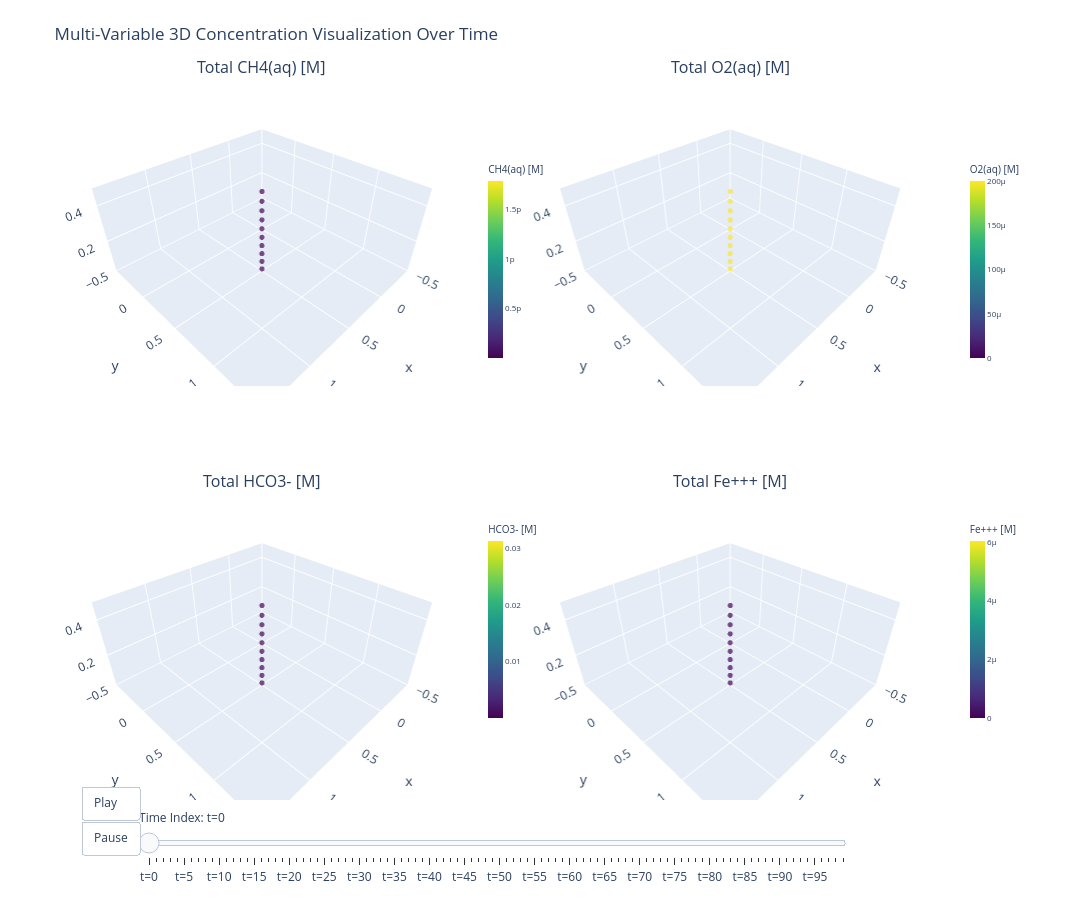

Notebook source saved alongside this figure:
### Markdown cell above
# 5) Multiple time dependent concentration plots

### Code cell
# Define the variables you want to plot
variables_to_plot = [
    'Total CH4(aq) [M]',
    'Total O2(aq) [M]',
    'Total HCO3- [M]',
    'Total Fe+++ [M]'
]

# Filter available variables (in case some don't exist in your data)
available_vars = [var for var in variables_to_plot if var in full_df.columns]

# Create subplot grid (2x2 for 4 plots, adjust as needed)
n_plots = len(available_vars)
n_cols = 2
n_rows = (n_plots + n_cols - 1) // n_cols  # Ceiling division

# Create subplots with 3D scenes and more spacing
fig = make_subplots(
    rows=n_rows, cols=n_cols,
    specs=[[{'type': 'scatter3d'} for _ in range(n_cols)] for _ in range(n_rows)],
    subplot_titles=available_vars,
    vertical_spacing=0.15,
    horizontal_spacing=0.05
)

# Get unique time indices for frames
time_indices = sorted(full_df['Time Index'].unique())

# Create frames for animation
frames = []
for time_idx in time_indices:
    frame_data = []
    time_data = full_df[full_df['Time Index'] == time_idx]
    
    for i, var in enumerate(available_vars):
        row = (i // n_cols) + 1
        col = (i % n_cols) + 1
        
        # Calculate consistent color scale for this variable
        var_min = full_df[var].min()
        var_max = full_df[var].max()
        
        # Better colorbar positioning to avoid overlap
        colorbar_x = 1.02 if col == n_cols else 0.48  # Right edge for rightmost column, middle for left
        colorbar_y = 0.75 if row == 1 else 0.25  # Top for first row, bottom for second row
        
        scatter = go.Scatter3d(
            x=time_data['X [m]'],
            y=time_data['Y [m]'],
            z=time_data['Z [m]'],
            mode='markers',
            marker=dict(
                size=3,
                color=time_data[var],
                colorscale='Viridis',
                cmin=var_min,
                cmax=var_max,
                colorbar=dict(
                    title=dict(
                        text=f"{var.split(' ')[1]} [M]",
                        font=dict(size=10)
                    ),
                    x=colorbar_x,
                    y=colorbar_y,
                    len=0.3,
                    thickness=15,
                    tickfont=dict(size=8)
                ),
                opacity=0.7
            ),
            name=f"{var} (t={time_idx})"
        )
        frame_data.append(scatter)
    
    frames.append(go.Frame(data=frame_data, name=str(time_idx)))

# Add initial data (first time step)
initial_data = full_df[full_df['Time Index'] == time_indices[0]]
for i, var in enumerate(available_vars):
    row = (i // n_cols) + 1
    col = (i % n_cols) + 1
    
    var_min = full_df[var].min()
    var_max = full_df[var].max()
    
    # Better colorbar positioning
    colorbar_x = 1.02 if col == n_cols else 0.48
    colorbar_y = 0.75 if row == 1 else 0.25
    
    fig.add_trace(
        go.Scatter3d(
            x=initial_data['X [m]'],
            y=initial_data['Y [m]'],
            z=initial_data['Z [m]'],
            mode='markers',
            marker=dict(
                size=3,
                color=initial_data[var],
                colorscale='Viridis',
                cmin=var_min,
                cmax=var_max,
                colorbar=dict(
                    title=dict(
                        text=f"{var.split(' ')[1]} [M]",
                        font=dict(size=10)
                    ),
                    x=colorbar_x,
                    y=colorbar_y,
                    len=0.3,
                    thickness=15,
                    tickfont=dict(size=8)
                ),
                opacity=0.7
            ),
            name=var
        ),
        row=row, col=col
    )

# Update layout with animation controls and better spacing
fig.update_layout(
    title="Multi-Variable 3D Concentration Visualization Over Time",
    height=900,  # Increased height
    width=1200,  # Set width for better proportions
    showlegend=False,
    margin=dict(l=50, r=150, t=80, b=100),  # More margin for colorbars
    updatemenus=[{
        'type': 'buttons',
        'showactive': False,
        'x': 0.1,
        'y': 0.02,
        'buttons': [
            {'label': 'Play', 'method': 'animate', 'args': [None, {'frame': {'duration': 150}}]},
            {'label': 'Pause', 'method': 'animate', 'args': [[None], {'frame': {'duration': 0}, 'mode': 'immediate'}]}
        ]
    }],
    sliders=[{
        'steps': [
            {
                'args': [[str(t)], {'frame': {'duration': 0}, 'mode': 'immediate'}],
                'label': f't={t}',
                'method': 'animate'
            } for t in time_indices
        ],
        'currentvalue': {'prefix': 'Time Index: '},
        'len': 0.8,
        'x': 0.1,
        'y': 0.02
    }]
)

# Update 3D scene properties for all subplots
for i in range(1, n_plots + 1):
    fig.update_scenes(
        xaxis_title='X [m]',
        yaxis_title='Y [m]',
        zaxis_title='Z [m]',
        selector=dict(type='scene')
    )

# Add frames to figure
fig.frames = frames

# Export to HTML
fig.write_html("multi_variable_concentration_3d.html")
print("✅ Multi-variable 3D plot saved as 'multi_variable_concentration_3d.html'")

fig.show()

### Figure 1 — Plotly figure (JSON) as saved in the notebook; plotly's stock layout.template omitted (floating-point values rounded to 4 significant figures)
{"data": [{"marker": {"cmax": 1.785e-12, "cmin": 1e-15, "color": [1e-15, 1e-15, 1e-15, 1e-15, 1e-15, 1e-15, 1e-15, 1e-15, 1e-15, 1e-15], "colorbar": {"len": 0.3, "thickness": 15, "tickfont": {"size": 8}, "title": {"font": {"size": 10}, "text": "CH4(aq) [M]"}, "x": 0.48, "y": 0.75}, "colorscale": [[0, "#440154"], [0.1111, "#482878"], [0.2222, "#3e4989"], [0.3333, "#31688e"], [0.4444, "#26828e"], [0.5556, "#1f9e89"], [0.6667, "#35b779"], [0.7778, "#6ece58"], [0.8889, "#b5de2b"], [1, "#fde725"]], "opacity": 0.7, "size": 3}, "mode": "markers", "name": "Total CH4(aq) [M]", "scene": "scene", "type": "scatter3d", "x": [0.5, 0.5, 0.5, 0.5, 0.5, 0.5, 0.5, 0.5, 0.5, 0.5], "y": [0.5, 0.5, 0.5, 0.5, 0.5, 0.5, 0.5, 0.5, 0.5, 0.5], "z": [0.025, 0.075, 0.125, 0.175, 0.225, 0.275, 0.325, 0.375, 0.425, 0.475]}, {"marker": {"cmax": 0.0002, "cmin": 1e-25, "color": [0.0002, 0.0002, 0.0002, 0.0002, 0.0002, 0.0002, 0.0002, 0.0002, 0.0002, 0.0002], "colorbar": {"len": 0.3, "thickness": 15, "tickfont": {"size": 8}, "title": {"font": {"size": 10}, "text": "O2(aq) [M]"}, "x": 1.02, "y": 0.75}, "colorscale": [[0, "#440154"], [0.1111, "#482878"], [0.2222, "#3e4989"], [0.3333, "#31688e"], [0.4444, "#26828e"], [0.5556, "#1f9e89"], [0.6667, "#35b779"], [0.7778, "#6ece58"], [0.8889, "#b5de2b"], [1, "#fde725"]], "opacity": 0.7, "size": 3}, "mode": "markers", "name": "Total O2(aq) [M]", "scene": "scene2", "type": "scatter3d", "x": [0.5, 0.5, 0.5, 0.5, 0.5, 0.5, 0.5, 0.5, 0.5, 0.5], "y": [0.5, 0.5, 0.5, 0.5, 0.5, 0.5, 0.5, 0.5, 0.5, 0.5], "z": [0.025, 0.075, 0.125, 0.175, 0.225, 0.275, 0.325, 0.375, 0.425, 0.475]}, {"marker": {"cmax": 0.03132, "cmin": 3.989e-06, "color": [3.989e-06, 3.989e-06, 3.989e-06, 3.989e-06, 3.989e-06, 3.989e-06, 3.989e-06, 3.989e-06, 3.989e-06, 3.989e-06], "colorbar": {"len": 0.3, "thickness": 15, "tickfont": {"size": 8}, "title": {"font": {"size": 10}, "text": "HCO3- [M]"}, "x": 0.48, "y": 0.25}, "colorscale": [[0, "#440154"], [0.1111, "#482878"], [0.2222, "#3e4989"], [0.3333, "#31688e"], [0.4444, "#26828e"], [0.5556, "#1f9e89"], [0.6667, "#35b779"], [0.7778, "#6ece58"], [0.8889, "#b5de2b"], [1, "#fde725"]], "opacity": 0.7, "size": 3}, "mode": "markers", "name": "Total HCO3- [M]", "scene": "scene3", "type": "scatter3d", "x": [0.5, 0.5, 0.5, 0.5, 0.5, 0.5, 0.5, 0.5, 0.5, 0.5], "y": [0.5, 0.5, 0.5, 0.5, 0.5, 0.5, 0.5, 0.5, 0.5, 0.5], "z": [0.025, 0.075, 0.125, 0.175, 0.225, 0.275, 0.325, 0.375, 0.425, 0.475]}, {"marker": {"cmax": 6.025e-06, "cmin": 4.646e-10, "color": [4.646e-10, 4.646e-10, 4.646e-10, 4.646e-10, 4.646e-10, 4.646e-10, 4.646e-10, 4.646e-10, 4.646e-10, 4.646e-10], "colorbar": {"len": 0.3, "thickness": 15, "tickfont": {"size": 8}, "title": {"font": {"size": 10}, "text": "Fe+++ [M]"}, "x": 1.02, "y": 0.25}, "colorscale": [[0, "#440154"], [0.1111, "#482878"], [0.2222, "#3e4989"], [0.3333, "#31688e"], [0.4444, "#26828e"], [0.5556, "#1f9e89"], [0.6667, "#35b779"], [0.7778, "#6ece58"], [0.8889, "#b5de2b"], [1, "#fde725"]], "opacity": 0.7, "size": 3}, "mode": "markers", "name": "Total Fe+++ [M]", "scene": "scene4", "type": "scatter3d", "x": [0.5, 0.5, 0.5, 0.5, 0.5, 0.5, 0.5, 0.5, 0.5, 0.5], "y": [0.5, 0.5, 0.5, 0.5, 0.5, 0.5, 0.5, 0.5, 0.5, 0.5], "z": [0.025, 0.075, 0.125, 0.175, 0.225, 0.275, 0.325, 0.375, 0.425, 0.475]}], "layout": {"annotations": [{"font": {"size": 16}, "showarrow": false, "text": "Total CH4(aq) [M]", "x": 0.2375, "xanchor": "center", "xref": "paper", "y": 1, "yanchor": "bottom", "yref": "paper"}, {"font": {"size": 16}, "showarrow": false, "text": "Total O2(aq) [M]", "x": 0.7625, "xanchor": "center", "xref": "paper", "y": 1, "yanchor": "bottom", "yref": "paper"}, {"font": {"size": 16}, "showarrow": false, "text": "Total HCO3- [M]", "x": 0.2375, "xanchor": "center", "xref": "paper", "y": 0.425, "yanchor": "bottom", "yref": "paper"}, {"font": {"size": 16}, "showarrow": false, "text": "Total Fe+++ [M]", "x": 0.7625, "xanchor": "center", "xref": "paper", "y": 0.425, "yanchor": "bottom", "yref": "paper"}], "height": 900, "margin": {"b": 100, "l": 50, "r": 150, "t": 80}, "scene": {"domain": {"x": [0, 0.475], "y": [0.575, 1]}}, "scene2": {"domain": {"x": [0.525, 1], "y": [0.575, 1]}}, "scene3": {"domain": {"x": [0, 0.475], "y": [0, 0.425]}}, "scene4": {"domain": {"x": [0.525, 1], "y": [0, 0.425]}}, "showlegend": false, "sliders": [{"currentvalue": {"prefix": "Time Index: "}, "len": 0.8, "steps": [{"args": [["0"], {"frame": {"duration": 0}, "mode": "immediate"}], "label": "t=0", "method": "animate"}, {"args": [["1"], {"frame": {"duration": 0}, "mode": "immediate"}], "label": "t=1", "method": "animate"}, {"args": [["2"], {"frame": {"duration": 0}, "mode": "immediate"}], "label": "t=2", "method": "animate"}, {"args": [["3"], {"frame": {"duration": 0}, "mode": "immediate"}], "label": "t=3", "method": "animate"}, {"args": [["4"], {"frame": {"duration": 0}, "mode": "immediate"}], "label": "t=4", "method": "animate"}, {"args": [["5"], {"frame": {"duration": 0}, "mode": "immediate"}], "label": "t=5", "method": "animate"}, {"args": [["6"], {"frame": {"duration": 0}, "mode": "immediate"}], "label": "t=6", "method": "animate"}, {"args": [["7"], {"frame": {"duration": 0}, "mode": "immediate"}], "label": "t=7", "method": "animate"}, {"args": [["8"], {"frame": {"duration": 0}, "mode": "immediate"}], "label": "t=8", "method": "animate"}, {"args": [["9"], {"frame": {"duration": 0}, "mode": "immediate"}], "label": "t=9", "method": "animate"}, {"args": [["10"], {"frame": {"duration": 0}, "mode": "immediate"}], "label": "t=10", "method": "animate"}, {"args": [["11"], {"frame": {"duration": 0}, "mode": "immediate"}], "label": "t=11", "method": "animate"}, {"args": [["12"], {"frame": {"duration": 0}, "mode": "immediate"}], "label": "t=12", "method": "animate"}, {"args": [["13"], {"frame": {"duration": 0}, "mode": "immediate"}], "label": "t=13", "method": "animate"}, {"args": [["14"], {"frame": {"duration": 0}, "mode": "immediate"}], "label": "t=14", "method": "animate"}, {"args": [["15"], {"frame": {"duration": 0}, "mode": "immediate"}], "label": "t=15", "method": "animate"}, {"args": [["16"], {"frame": {"duration": 0}, "mode": "immediate"}], "label": "t=16", "method": "animate"}, {"args": [["17"], {"frame": {"duration": 0}, "mode": "immediate"}], "label": "t=17", "method": "animate"}, {"args": [["18"], {"frame": {"duration": 0}, "mode": "immediate"}], "label": "t=18", "method": "animate"}, {"args": [["19"], {"frame": {"duration": 0}, "mode": "immediate"}], "label": "t=19", "method": "animate"}, {"args": [["20"], {"frame": {"duration": 0}, "mode": "immediate"}], "label": "t=20", "method": "animate"}, {"args": [["21"], {"frame": {"duration": 0}, "mode": "immediate"}], "label": "t=21", "method": "animate"}, {"args": [["22"], {"frame": {"duration": 0}, "mode": "immediate"}], "label": "t=22", "method": "animate"}, {"args": [["23"], {"frame": {"duration": 0}, "mode": "immediate"}], "label": "t=23", "method": "animate"}, {"args": [["24"], {"frame": {"duration": 0}, "mode": "immediate"}], "label": "t=24", "method": "animate"}, {"args": [["25"], {"frame": {"duration": 0}, "mode": "immediate"}], "label": "t=25", "method": "animate"}, {"args": [["26"], {"frame": {"duration": 0}, "mode": "immediate"}], "label": "t=26", "method": "animate"}, {"args": [["27"], {"frame": {"duration": 0}, "mode": "immediate"}], "label": "t=27", "method": "animate"}, {"args": [["28"], {"frame": {"duration": 0}, "mode": "immediate"}], "label": "t=28", "method": "animate"}, {"args": [["29"], {"frame": {"duration": 0}, "mode": "immediate"}], "label": "t=29", "method": "animate"}, {"args": [["30"], {"frame": {"duration": 0}, "mode": "immediate"}], "label": "t=30", "method": "animate"}, {"args": [["31"], {"frame": {"duration": 0}, "mode": "immediate"}], "label": "t=31", "method": "animate"}, {"args": [["32"], {"frame": {"duration": 0}, "mode": "immediate"}], "label": "t=32", "method": "animate"}, {"args": [["33"], {"frame": {"duration": 0}, "mode": "immediate"}], "label": "t=33", "method": "animate"}, {"args": [["34"], {"frame": {"duration": 0}, "mode": "immediate"}], "label": "t=34", "method": "animate"}, {"args": [["35"], {"frame": {"duration": 0}, "mode": "immediate"}], "label": "t=35", "method": "animate"}, {"args": [["36"], {"frame": {"duration": 0}, "mode": "immediate"}], "label": "t=36", "method": "animate"}, {"args": [["37"], {"frame": {"duration": 0}, "mode": "immediate"}], "label": "t=37", "method": "animate"}, {"args": [["38"], {"frame": {"duration": 0}, "mode": "immediate"}], "label": "t=38", "method": "animate"}, {"args": [["39"], {"frame": {"duration": 0}, "mode": "immediate"}], "label": "t=39", "method": "animate"}, {"args": [["40"], {"frame": {"duration": 0}, "mode": "immediate"}], "label": "t=40", "method": "animate"}, {"args": [["41"], {"frame": {"duration": 0}, "mode": "immediate"}], "label": "t=41", "method": "animate"}, {"args": [["42"], {"frame": {"duration": 0}, "mode": "immediate"}], "label": "t=42", "method": "animate"}, {"args": [["43"], {"frame": {"duration": 0}, "mode": "immediate"}], "label": "t=43", "method": "animate"}, {"args": [["44"], {"frame": {"duration": 0}, "mode": "immediate"}], "label": "t=44", "method": "animate"}, {"args": [["45"], {"frame": {"duration": 0}, "mode": "immediate"}], "label": "t=45", "method": "animate"}, {"args": [["46"], {"frame": {"duration": 0}, "mode": "immediate"}], "label": "t=46", "method": "animate"}, {"args": [["47"], {"frame": {"duration": 0}, "mode": "immediate"}], "label": "t=47", "method": "animate"}, {"args": [["48"], {"frame": {"duration": 0}, "mode": "immediate"}], "label": "t=48", "method": "animate"}, {"args": [["49"], {"frame": {"duration": 0}, "mode": "immediate"}], "label": "t=49", "method": "animate"}, {"args": [["50"], {"frame": {"duration": 0}, "mode": "immediate"}], "label": "t=50", "method": "animate"}, {"args": [["51"], {"frame": {"duration": 0}, "mode": "immediate"}], "label": "t=51", "method": "animate"}, {"args": [["52"], {"frame": {"duration": 0}, "mode": "immediate"}], "label": "t=52", "method": "animate"}, {"args": [["53"], {"frame": {"duration": 0}, "mode": "immediate"}], "label": "t=53", "method": "animate"}, {"args": [["54"], {"frame": {"duration": 0}, "mode": "immediate"}], "label": "t=54", "method": "animate"}, {"args": [["55"], {"frame": {"duration": 0}, "mode": "immediate"}], "label": "t=55", "method": "animate"}, {"args": [["56"], {"frame": {"duration": 0}, "mode": "immediate"}], "label": "t=56", "method": "animate"}, {"args": [["57"], {"frame": {"duration": 0}, "mode": "immediate"}], "label": "t=57", "method": "animate"}, {"args": [["58"], {"frame": {"duration": 0}, "mode": "immediate"}], "label": "t=58", "method": "animate"}, {"args": [["59"], {"frame": {"duration": 0}, "mode": "immediate"}], "label": "t=59", "method": "animate"}, {"args": [["60"], {"frame": {"duration": 0}, "mode": "immediate"}], "label": "t=60", "method": "animate"}, {"args": [["61"], {"frame": {"duration": 0}, "mode": "immediate"}], "label": "t=61", "method": "animate"}, {"args": [["62"], {"frame": {"duration": 0}, "mode": "immediate"}], "label": "t=62", "method": "animate"}, {"args": [["63"], {"frame": {"duration": 0}, "mode": "immediate"}], "label": "t=63", "method": "animate"}, {"args": [["64"], {"frame": {"duration": 0}, "mode": "immediate"}], "label": "t=64", "method": "animate"}, {"args": [["65"], {"frame": {"duration": 0}, "mode": "immediate"}], "label": "t=65", "method": "animate"}, {"args": [["66"], {"frame": {"duration": 0}, "mode": "immediate"}], "label": "t=66", "method": "animate"}, {"args": [["67"], {"frame": {"duration": 0}, "mode": "immediate"}], "label": "t=67", "method": "animate"}, {"args": [["68"], {"frame": {"duration": 0}, "mode": "immediate"}], "label": "t=68", "method": "animate"}, {"args": [["69"], {"frame": {"duration": 0}, "mode": "immediate"}], "label": "t=69", "method": "animate"}, {"args": [["70"], {"frame": {"duration": 0}, "mode": "immediate"}], "label": "t=70", "method": "animate"}, {"args": [["71"], {"frame": {"duration": 0}, "mode": "immediate"}], "label": "t=71", "method": "animate"}, {"args": [["72"], {"frame": {"duration": 0}, "mode": "immediate"}], "label": "t=72", "method": "animate"}, {"args": [["73"], {"frame": {"duration": 0}, "mode": "immediate"}], "label": "t=73", "method": "animate"}, {"args": [["74"], {"frame": {"duration": 0}, "mode": "immediate"}], "label": "t=74", "method": "animate"}, {"args": [["75"], {"frame": {"duration": 0}, "mode": "immediate"}], "label": "t=75", "method": "animate"}, {"args": [["76"], {"frame": {"duration": 0}, "mode": "immediate"}], "label": "t=76", "method": "animate"}, {"args": [["77"], {"frame": {"duration": 0}, "mode": "immediate"}], "label": "t=77", "method": "animate"}, {"args": [["78"], {"frame": {"duration": 0}, "mode": "immediate"}], "label": "t=78", "method": "animate"}, {"args": [["79"], {"frame": {"duration": 0}, "mode": "immediate"}], "label": "t=79", "method": "animate"}, {"args": [["80"], {"frame": {"duration": 0}, "mode": "immediate"}], "label": "t=80", "method": "animate"}, {"args": [["81"], {"frame": {"duration": 0}, "mode": "immediate"}], "label": "t=81", "method": "animate"}, {"args": [["82"], {"frame": {"duration": 0}, "mode": "immediate"}], "label": "t=82", "method": "animate"}, {"args": [["83"], {"frame": {"duration": 0}, "mode": "immediate"}], "label": "t=83", "method": "animate"}, {"args": [["84"], {"frame": {"duration": 0}, "mode": "immediate"}], "label": "t=84", "method": "animate"}, {"args": [["85"], {"frame": {"duration": 0}, "mode": "immediate"}], "label": "t=85", "method": "animate"}, {"args": [["86"], {"frame": {"duration": 0}, "mode": "immediate"}], "label": "t=86", "method": "animate"}, {"args": [["87"], {"frame": {"duration": 0}, "mode": "immediate"}], "label": "t=87", "method": "animate"}, {"args": [["88"], {"frame": {"duration": 0}, "mode": "immediate"}], "label": "t=88", "method": "animate"}, {"args": [["89"], {"frame": {"duration": 0}, "mode": "immediate"}], "label": "t=89", "method": "animate"}, {"args": [["90"], {"frame": {"duration": 0}, "mode": "immediate"}], "label": "t=90", "method": "animate"}, {"args": [["91"], {"frame": {"duration": 0}, "mode": "immediate"}], "label": "t=91", "method": "animate"}, {"args": [["92"], {"frame": {"duration": 0}, "mode": "immediate"}], "label": "t=92", "method": "animate"}, {"args": [["93"], {"frame": {"duration": 0}, "mode": "immediate"}], "label": "t=93", "method": "animate"}, {"args": [["94"], {"frame": {"duration": 0}, "mode": "immediate"}], "label": "t=94", "method": "animate"}, {"args": [["95"], {"frame": {"duration": 0}, "mode": "immediate"}], "label": "t=95", "method": "animate"}, {"args": [["96"], {"frame": {"duration": 0}, "mode": "immediate"}], "label": "t=96", "method": "animate"}, {"args": [["97"], {"frame": {"duration": 0}, "mode": "immediate"}], "label": "t=97", "method": "animate"}, {"args": [["98"], {"frame": {"duration": 0}, "mode": "immediate"}], "label": "t=98", "method": "animate"}, {"args": [["99"], {"frame": {"duration": 0}, "mode": "immediate"}], "label": "t=99", "method": "animate"}], "x": 0.1, "y": 0.02}], "title": {"text": "Multi-Variable 3D Concentration Visualization Over Time"}, "updatemenus": [{"buttons": [{"args": [null, {"frame": {"duration": 150}}], "label": "Play", "method": "animate"}, {"args": [[null], {"frame": {"duration": 0}, "mode": "immediate"}], "label": "Pause", "method": "animate"}], "showactive": false, "type": "buttons", "x": 0.1, "y": 0.02}], "width": 1200}}
